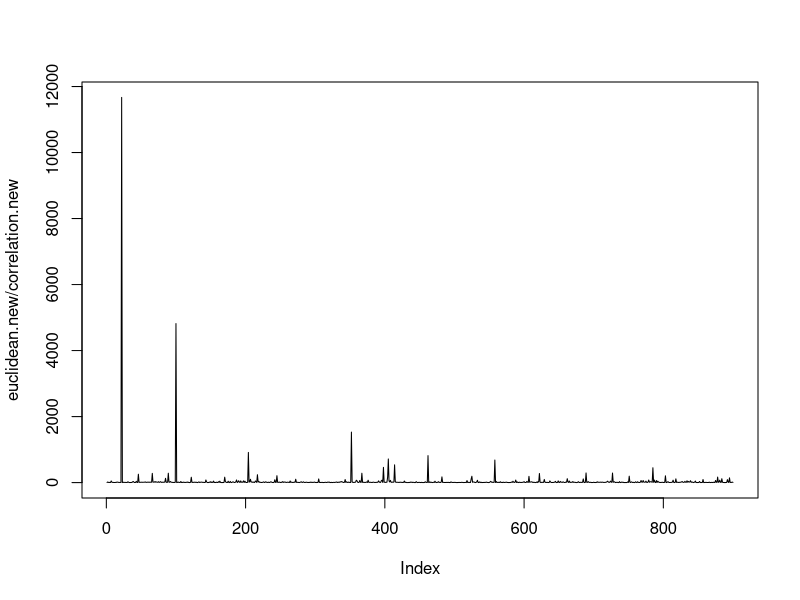
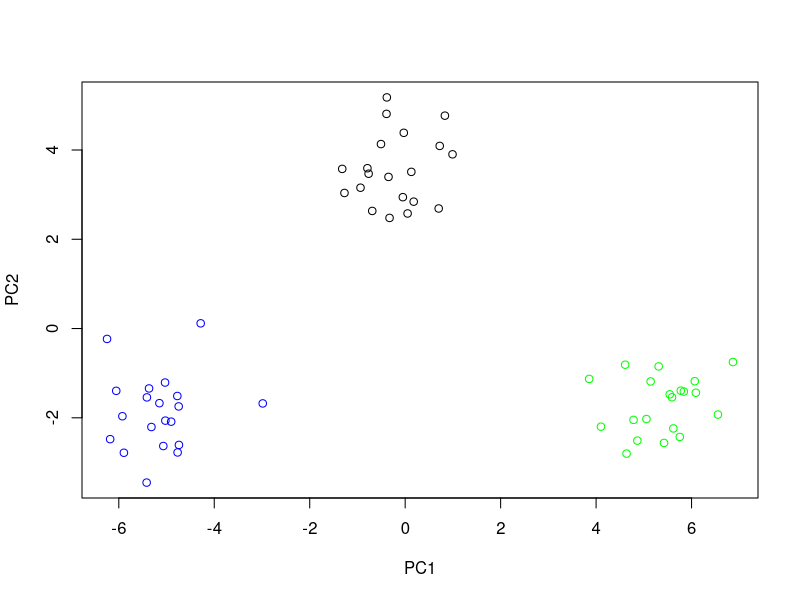
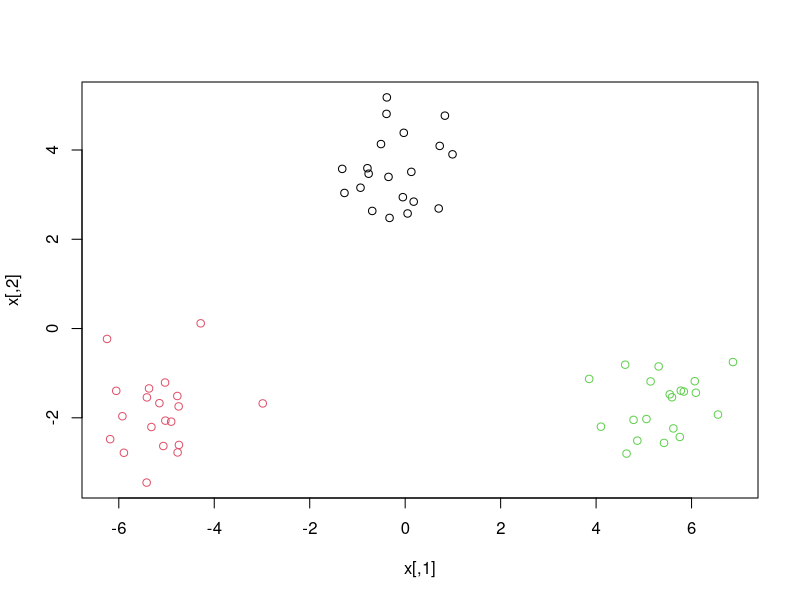

Generate these figures, in order, with R:
rm(list=ls()) 
##################### 
#### Question 1
##################### 
## on the USArrest data, calculate PVE in two ways:
## a) using the sdev output of the prcomp() function
pr.out=prcomp(USArrests, scale=TRUE)
pr.out$sdev^2 / sum(pr.out$sdev^2)

## b) by applying equation 10.8 directly. that is, use the prcomp() function to 
## compute the component loadings. then, use these loadings in equation 10.8 to 
## obtain the pve
crime <- as.matrix(USArrests)
n <- nrow(crime)
i <- rep(1,n)
crime_centered <- crime - i%*%t(i)%*%crime*(1/n) 
apply(crime_centered,2,mean)
crime_scaled <- crime_centered %*% diag(1/(apply(crime_centered,2,sd)))  
apply(crime_scaled,2,sd)
sum((pr.out$x)[,1]**2)/sum(crime_scaled**2)
sum((pr.out$x)[,2]**2)/sum(crime_scaled**2)
sum((pr.out$x)[,3]**2)/sum(crime_scaled**2)
sum((pr.out$x)[,4]**2)/sum(crime_scaled**2)



rm(list=ls())
##################### 
#### Question 2
##################### 
## show that the correlation between i and j observations is propotional to 
## the squared Euclidean distance between i and j observations
data = scale(USArrests, center = T)
data = as.matrix(data)
euclidean = dist(data)^2
correlation = as.dist(1 - cor(t(data)))
euclidean.new = euclidean[lower.tri(euclidean, diag = F)][1:900]
correlation.new = correlation[lower.tri(correlation, diag = F)][1:900]
plot(euclidean.new/correlation.new,type = 'l')
sum(euclidean.new) / sum(correlation.new)
print("there are couple of ways to illustrate this property holds. First is to visually insepct the graph of ration between euclidean distance and correction. From the graph,
      we can tell that for the majority part, the ration between the two is constant. This shows that the ratio between euclidean distance and correlation is relatively stable.")
print("perhaps, we can also determine the sum of all the euclidean distances and the sum of all correations. Then determine the ratio between the two which is rougly 8.2. 
      This means that euclidean distances is almost 8 times proportional to the correlation")



rm(list=ls())
##################### 
#### Question 3
##################### 
## generate simulated data, then perform PCA and K-means on the data
## a) generate simulated data set called x.values
n <- 20
p <- 50
x1 <- matrix(rnorm(n*p), nrow=n, ncol=p) 
x2 <- matrix(rnorm(n*p), nrow=n, ncol=p) 
x3 <- matrix(rnorm(n*p), nrow=n, ncol=p) 
for(i in 1:n){   
  x1[i,] <- x1[i,] + rep(1, p)   
  x2[i,] <- x2[i,] + rep(-1, p)    
  x3[i,] <- x3[i,] + c(rep(+1, p/2), rep(-1, p/2))  
} 
x.values <- rbind(x1, x2, x3) 

## b) create an vector named y.values that represent class labels for the observations
y.values <- c(rep(1,n), rep(2,n), rep(3,n)) 

## c) perform PCA on the 60 observations and plot the first two principal component score vectors
pca <- prcomp(x.values, scale. = T, center = T)
plot(pca$x[,1:2], col = c("blue","green","black")[y.values])

## d) perform K-Means. how well do the clusters obtained from K-Means compare to the true class?
k.out <- kmeans(scale(x.values, center = T), 3, nstart = 50)
table(k.out$cluster, y.values)
print("perfect match")

## e) perform K-means clustering with K = 2. Describe your results.
k.out1 <- kmeans(scale(x.values, center = T), 2, nstart = 50)
table(k.out1$cluster, y.values)
print("all of the observations from the third class in y.values got absorbed into the second clustered group")

## f) perform K-means clustering with K = 4, and describe your results. 
k.out2 <- kmeans(scale(x.values, center = T), 4, nstart = 50)
table(k.out2$cluster, y.values)
print("observations from the second class in y.values got splited into the second and fourth clusters")

## g) perform K-means with K = 3 on the first two principal component score vectors,
## rather on the raw data. 
x <- cbind(pca$x[,1], pca$x[,2])
k.out3 <- kmeans(x, 3, nstart = 50)
plot(x, col = k.out3$cluster)
print("This result again, matches with the result when clustering on the raw data with 3 centers")

## h) using the scale() function, perform K-means clustering with K = 3 on the data after scaling
k.out4 <- kmeans(scale(x.values, center = T), 3, nstart = 50)
k.out4$cluster
print("We have 60 rows. They are divided into three groups by K-means clustering. The distance between each member from the same group is minimized. In addition, three groups are clearly sperated.")
print("This result agrees with the result c")